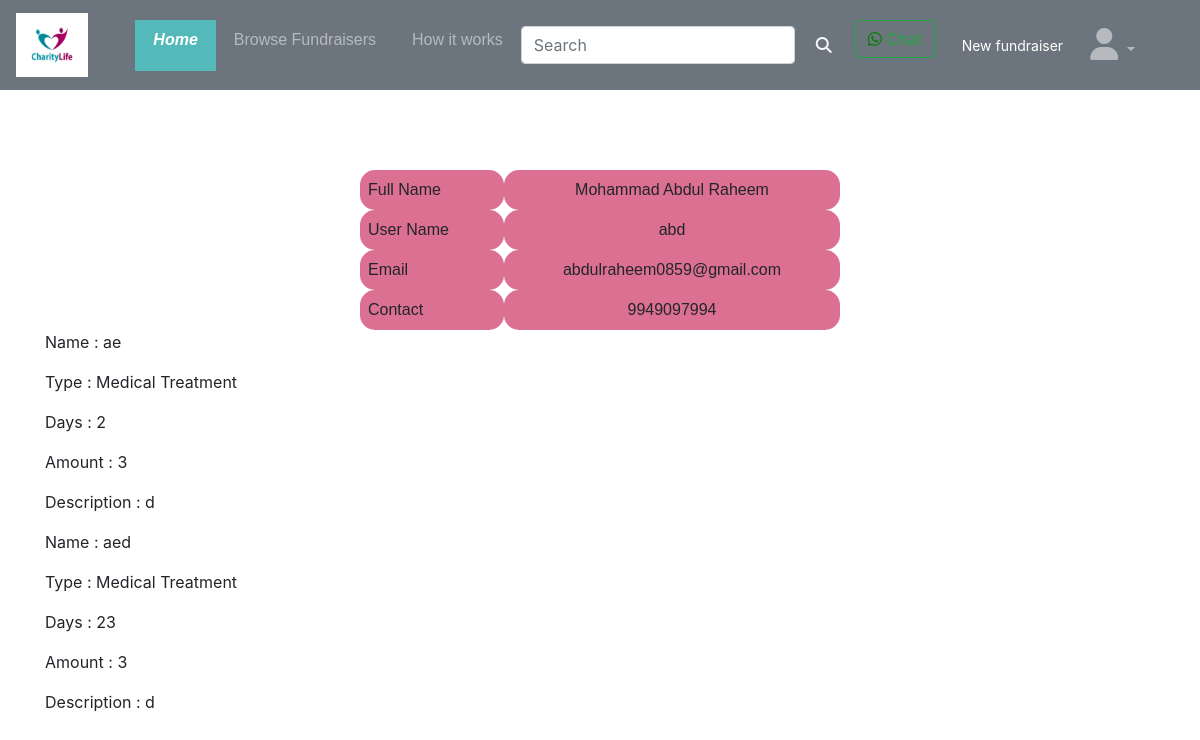
Screenshot of /MyAccount (signed in) with the database file from the repository.
### Models.py (models this page shows, shortened)
class user(UserMixin,db.Model):
  id  = db.Column(db.Integer, primary_key=True)
  user_fullname = db.Column(db.String(255), nullable=False)
  user_username = db.Column(db.String(255), nullable=False)
  user_email = db.Column(db.String(255), nullable=False)
  user_password_hash = db.Column(db.String())
  user_phone = db.Column(db.String(255), nullable=False)
  user_reg_date = db.Column(db.TIMESTAMP, nullable=False,default=datetime.datetime.now())

class fundraise(db.Model):
  fundraise_id  = db.Column(db.Integer, primary_key=True)
  fundraise_name = db.Column(db.String(255), nullable=False)
  fundraise_type = db.Column(db.String(255), nullable=False)
  fundraise_days = db.Column(db.Integer, nullable=False)
  fundraise_amount = db.Column(db.Integer, nullable=False)
  fundraise_description = db.Column(db.String(255), nullable=False)
  fundraisePhone = db.Column(db.String(255), nullable=False)
  fundraiseImage = db.Column(db.String(255), default=None)
  fundraiseApproval = db.Column(db.String(1), default='0')
  fundraiseExpiry = db.Column(db.String(1), default='1')
  fundraiseCreator = db.Column(db.String(255), nullable=False)
  fundraise_reg_date = db.Column(db.TIMESTAMP, nullable=False, default=datetime.datetime.now())

### app.py (the view)
@app.route('/MyAccount')
@login_required
def MyAccount():
    allFundraisers = fundraise.query.where(fundraise.fundraiseCreator == current_user.user_username)
    print("My Account")
    return render_template('MyAccount.html', allFundraisers=allFundraisers)

### Models.py (called while the page is built)
@login.user_loader
def load_user(id):
    return user.query.get(int(id))

### templates/MyAccount.html (shortened to what this page needs)
<!DOCTYPE html>
<html>
  <head>
    <link rel="stylesheet" href="/static/css/style_beforelogin.css">
    <link rel="stylesheet" href="/static/css/style.css">
    <link rel="stylesheet" href="https://stackpath.bootstrapcdn.com/bootstrap/4.5.2/css/bootstrap.min.css"/>
  </head>
  <body>
    <nav class="navbar navbar-dark navbar-expand-lg bg-secondary bg-gradient">
      <a class="navbar-brand" href="#"><img src="/static/images/logo.png" id="logo-charity" alt=""/></a>
      <div class="collapse navbar-collapse" id="navbarSupportedContent">
      <ul class="navbar-nav mx-auto">
        <li class="nav-item active"><a class="nav-link" href="{{ url_for('blogs')}}"><b><i>Home</i></b><span class="sr-only">(current)</span></a></li>
        <li class="nav-item"><a class="nav-link" href="{{ url_for('browseFundraiser')}}">Browse Fundraisers</a></li>
        <li class="nav-item"><a class="nav-link" href="{{ url_for('howitworks')}}">How it works</a></li>
        <form class="form-inline ">
          <input class="form-control mr-sm-2" type="search" placeholder="Search" aria-label="Search">
          <button class="btn my-2 my-sm-0" type="submit"><i class="fas fa-search" style="color:ghostwhite;"></i></button>
        </form>
        <li class="nav-item"><a class="btn btn-outline-success" type="button" href="https://api.whatsapp.com/send?phone=919949097994" target="_blank"><i class="fab fa-whatsapp" style="color: green;"></i> Chat</a></li>
        <button class="nav-item btn btn-sm btn-outline-secondary ml-sm-2" type="button" data-toggle="modal" data-target="#startFundraiser"style="color:white;width:auto;">New fundraiser</button>
        <li class="nav-item dropdown"><a class="nav-link dropdown-toggle" href="#" id="navbarDropdown" role="button" data-toggle="dropdown" aria-haspopup="true" aria-expanded="false"><i class="fas fa-user fa-2x"></i> </a>
        </li>
      </ul>
      </div>
    </nav>
      <table id="tab">
        <tr>
          <td>Full Name</td>
          <td style="width:70%; text-align: center;">{{current_user.user_fullname}}</td>
        </tr>
        <tr>
          <td>User Name</td>
          <td style="text-align: center;">{{current_user.user_username}}</td>
        </tr>
        <tr>
          <td>Email </td>
          <td style="text-align: center;">{{current_user.user_email}}</td>
        </tr>
        <tr>
          <td>Contact</td>
          <td style="text-align: center;">{{current_user.user_phone}}</td>
        </tr>
      </table>
      <div>
        {% for n in allFundraisers %}
          <div class="container">
            <p>Name : {{ n.fundraise_name }}</p>
            <p>Type : {{ n.fundraise_type }}</p>
            <p>Days : {{ n.fundraise_days }}</p>
            <p>Amount : {{ n. fundraise_amount }}</p>
            <p>Description : {{ n.fundraise_description }}</p>
          </div>
        {% endfor %}
    </div>
  </body>

### static/css/style_beforelogin.css (style rules this page uses)
#logo-charity { width: 6vw; height: 8vh; }
.navbar { background-color: #F9F9F9; }
.nav-item { right:auto; left:auto; padding-left: 10px; padding-right: 10px; }
.navbar-nav { margin-left: 10%; }
.nav-link { font-size: 100%; font-family: "PT Sans", sans-serif; color: #505260; }
.active { background-color: #54BAB9; }

### static/css/style.css (style rules this page uses)
#tab { font-family: Arial, Helvetica, sans-serif; border-collapse: collapse; width: 40%; margin-top: 5rem; margin-left: 30%; }
#tab td { border-radius: 15px; padding: 8px; text-align: left; background-color: palevioletred; }

### rows the page displays
user: user_fullname "Mohammad Abdul Raheem", user_username "abd", user_email "abdulraheem0859@gmail.com", user_phone "9949097994"
fundraise: fundraise_name "ae", fundraise_type "Medical Treatment", fundraise_days "2", fundraise_amount "3", fundraise_description "d"
fundraise: fundraise_name "aed", fundraise_type "Medical Treatment", fundraise_days "23", fundraise_amount "3", fundraise_description "d"
